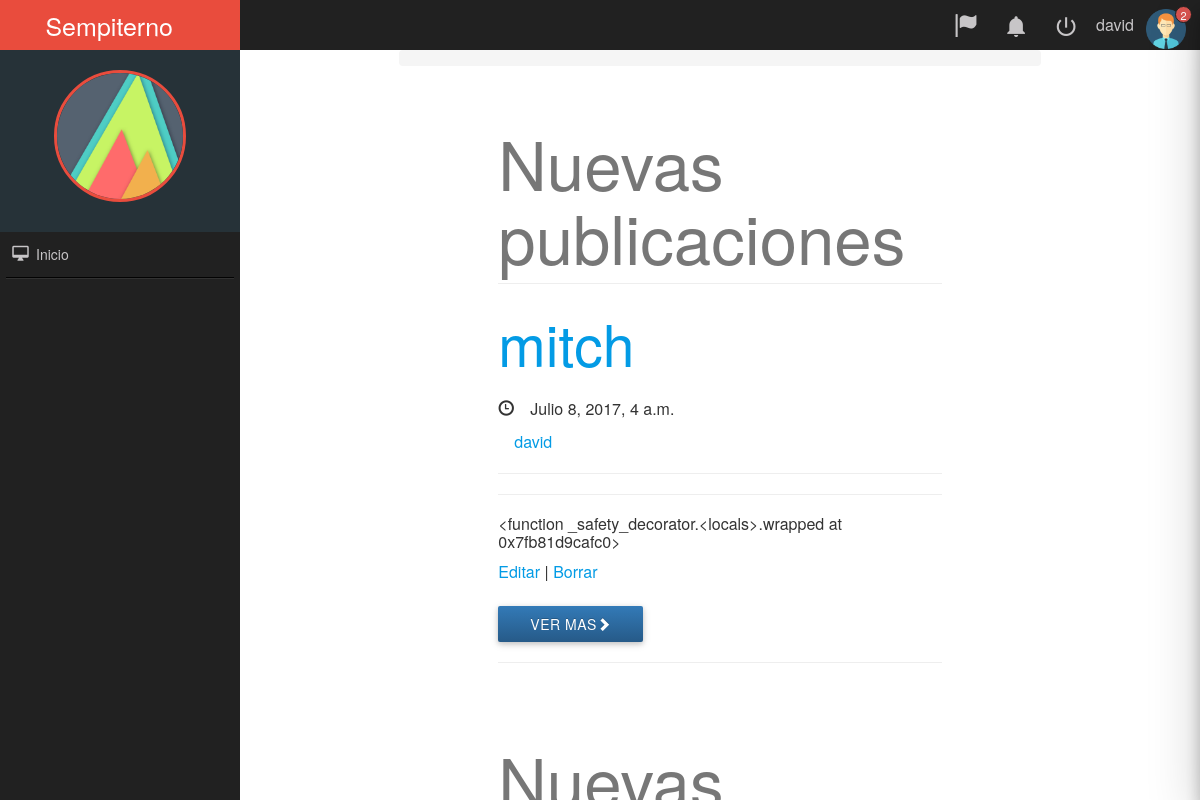
Screenshot of / (signed in) with the database file from the repository.
### posts/models.py (models this page shows, shortened)
class Post(models.Model):
    user = models.ForeignKey(settings.AUTH_USER_MODEL, default=1)
    title = models.CharField(max_length=120)
    slug = models.SlugField(unique=True)
    image = models.ImageField(upload_to=upload_location,
            null=True,
            blank=True,
            width_field="width_field",
            height_field="height_field")
    height_field = models.IntegerField(default=0)
    width_field = models.IntegerField(default=0)
    content = models.TextField()
    draft = models.BooleanField(default=False)
    publish = models.DateField(auto_now=True, auto_now_add=False)
    read_time =  models.IntegerField(default=0) # models.TimeField(null=True, blank=True) #assume minutes
    updated = models.DateTimeField(auto_now=True, auto_now_add=False)
    timestamp = models.DateTimeField(auto_now=False, auto_now_add=True)
    objects = PostManager()
    def get_absolute_url(self):
        return reverse("posts:detail", kwargs={"slug": self.slug})
    class Meta:
        ordering = ["-timestamp", "-updated"]
    def get_markdown(self):
        content = self.content
        markdown_text = markdown(content)
        return mark_safe(markdown_text)

### posts/views.py (the view, shortened to what this page needs)
# urls.py: url(r'^$', post_list, name='list'),
def post_list(request):
	today = timezone.now().date()
	queryset_list = Post.objects.all().order_by("-timestamp")
	query = request.GET.get("q")
	paginator = Paginator(queryset_list, 8) # Show 25 contacts per page
	page_request_var = "page"
	page = request.GET.get(page_request_var)
	try:
		queryset = paginator.page(page)
	except PageNotAnInteger:
		queryset = paginator.page(1)
	except EmptyPage:
		queryset = paginator.page(paginator.num_pages)
	context = {
		"object_list": queryset,
		"title": "List",
		"page_request_var": page_request_var,
		"today": today,
	}
	return render(request, "post_list.html", context)

### templates/post_list.html (shortened to what this page needs)
{% extends "base.html" %}
{% load staticfiles %}
{% block content %}
<div class='col-sm-30 col-sm-offset-99'>
    {% for obj in object_list %}
    <div class="container">
        <div class="row">
            <div class="col-md-99">
                <h1 class="page-header">
                    Nuevas publicaciones
                </h1>
                <h2>
                <a href='{{ obj.get_absolute_url }}'>{{ obj.title }}</a>
                </h2>
                <p><span class="glyphicon glyphicon-time">&nbsp;</span>{{ obj.timestamp}}</p>
                <p><span class="glyphicon glyphicon-account">&nbsp;</span><a href="perfil.html">{{ obj.user.username }}</a></p>
                <hr>
                <hr>
                <h6><p>{{ obj.get_markdown|truncatechars_html:120 }}</p></h6>
                {% if request.user.is_authenticated %}
                {% if obj.user == request.user %}
                <a href='{% url "posts:update" obj.slug %}'> Editar</a> |&nbsp;<a id="url" name="{{obj.slug}}"  href='#' class='btn-ExitSystem' value='{{ obj.slug }}'>Borrar</a>
                {% endif %}
                {% endif %}
                <br>
                <br>
                <a class="btn btn-primary" href="{{ obj.get_absolute_url }}">Ver mas<span class="glyphicon glyphicon-chevron-right"></span></a><hr>
            </div>
        </div>
    </div>
    {% endfor %}
</body>
{% endblock content %}
{% block footer %}
    </section>
{% endblock footer %}

### templates/base.html (shortened to what this page needs)
<!DOCTYPE html>
<html lang="es">
<head>
<link rel="stylesheet" href="https://maxcdn.bootstrapcdn.com/bootstrap/3.3.6/css/bootstrap.min.css">
<link rel="stylesheet" href="https://maxcdn.bootstrapcdn.com/bootstrap/3.3.6/css/bootstrap-theme.min.css">
<link rel='stylesheet' href='https://maxcdn.bootstrapcdn.com/font-awesome/4.5.0/css/font-awesome.min.css' >
{% load staticfiles %}
<link rel='stylesheet' href='{% static "css/base.css" %}' />
    <link rel="stylesheet" href='{% static "css/normalize.css" %}'>
    <link rel="stylesheet" href='{% static "css/materialize.min.css" %}'>
    <link rel="stylesheet" href='{% static "css/material-design-iconic-font.min.css" %}'>
    <link rel="stylesheet" href='{% static "css/jquery.mCustomScrollbar.css" %}'>
    <link rel="stylesheet" href='{% static "css/sweetalert.css" %}'>
    <link rel="stylesheet" href='{% static "css/style.css" %}'>
    <section class="NavLateral full-width">
        <div class="NavLateral-content full-width">
            <header class="NavLateral-title full-width center-align">
               Sempiterno
            </header>
            <figure class="full-width NavLateral-logo">
                <img src='{% static "assets/img/logo.png" %}' alt="material-logo" class="responsive-img center-box">
            </figure>
            <div class="NavLateral-Nav">
                <ul class="full-width">
                    <li>
                        <a href="/" class="waves-effect waves-light"><i class="zmdi zmdi-desktop-mac zmdi-hc-fw"></i> Inicio</a>
                    </li>
                    <li class="NavLateralDivider"></li>
                </ul>
            </div>
        </div>
    </section>
    </head>
    <section class="ContentPage full-width">
        <div class="ContentPage-Nav full-width">
            <ul class="full-width">
                {% if request.user.is_authenticated %}
                <li><figure><img src='{% static "assets/img/user.png" %}' alt="UserImage"></figure></li>
                <li style="padding:0 5px;">{{request.user.username}}</li>
                <li><a href='{% url "logout" %}' class="tooltipped waves-effect " data-position="bottom" data-delay="50" data-tooltip="Logout"><i class="zmdi zmdi-power"></i></a></li>
                {% endif %}
                {% if request.user.is_authenticated %}
                <li>
                    <a href="#" class="tooltipped waves-effect-light btn-Notification" data-position="bottom" data-delay="50" data-tooltip="Notifications">
                        <i class="zmdi zmdi-notifications"></i>
                <li><a href='/create' class="tooltipped waves-effect" data-position="bottom" data-delay="50" data-tooltip="Publicar"><i class="glyphicon glyphicon-flag"></i></a></li>
                        <span class="ContentPage-Nav-indicator bg-danger">2</span>
                    {% endif %}
                    </a>
                </li>
            </ul>
        </div>
</body>
</head>
<body>
<div class='container'>
    <ol class='breadcrumb'>
    </ol>
{% block content %}
{% endblock content %}
</body>
{% block footer%}
{% endblock footer %}

### static/css/base.css (style rules this page uses)
h1 { color: #777777; }

### static/css/style.css (style rules this page uses)
body, html { margin: 0; padding: 0; position: relative; font-size: 16px; background-color: #fff; width: 100%; height: 100%; color: #333; }
.full-width { margin: 0; padding: 0; width: 100%; }
.center-box { margin:0 auto; }
.bg-danger { background-color: #d9534f !important; }
.NavLateral, .ContentPage { position: absolute; top: 0; height: 100%; }
.NavLateral { left: 0; width: 20%; }
.NavLateral-content { height: 100%; position: absolute; z-index: 10; background-color: rgb(33,33,33); color: #C7C5C7; }
.NavLateral-title { height: 50px; line-height: 50px; color: #fff; background-color: rgb(233,76,61); font-size: 25px; }
.NavLateral-logo { padding: 20px 0; color: #fff; background-color: rgb(38,50,56); }
.NavLateral-logo img { width: 55%; height: auto; display: block; border-radius: 50%; margin-bottom: 10px; border: 3px solid rgb(233,76,61); }
.NavLateralDivider { height: 0 !important; width: 95% !important; background-color: transparent; border: none; border-top: 1px solid rgba(0,0,0,0.9); border-bottom:1px solid rgba(255,255,255,0.08); margin: 0 auto !important; }
.NavLateral-Nav ul li { height: auto; margin: 0; padding: 0; }
.NavLateral-Nav ul li a { height: 45px; line-height: 45px; width: 100%; font-size: 14px; padding-left: 9px; display: block; color: #C7C5C7; transition: all .3s ease-in-out; }
.NavLateral-Nav ul li a i { font-size: 18px; }
.ContentPage { right: 0; width: 80%; background-color: #fff; }
.ContentPage-Nav { height: 50px; background-color: rgb(33,33,33); position: relative; }
.ContentPage-Nav ul { height: 50px; padding-right: 9px; position: relative; }
.ContentPage-Nav ul li { height: 50px; float: right; min-width: 50px; color: #C7C5C7; position: relative; line-height: 50px; }
.ContentPage-Nav ul li a { height: 50px; width: 50px; line-height: 50px; display: block; text-align: center; color: #C7C5C7; font-size: 25px; position: relative; }
.ContentPage-Nav ul li figure { margin: 0; padding: 0 5px; }
.ContentPage-Nav ul li figure img { width: 40px; height: 40px; margin-top: 5px; }
.ContentPage-Nav-indicator { position: absolute; top: 6px; right: 8px; font-size: 11px; text-align: center; width: 17px; height: 17px; line-height: 17px; border-radius: 50%; color: #fff; border: 1px solid rgb(33,33,33); }

### rows the page displays
Post: title "mitch", timestamp "Julio 8, 2017, 4 a.m.", user.username "david", get_markdown "<function _safety_decorator.<locals>.wrapped at 0x7fb81d9cafc0>"

### other values shown
{{ request.user.username }} "david"
